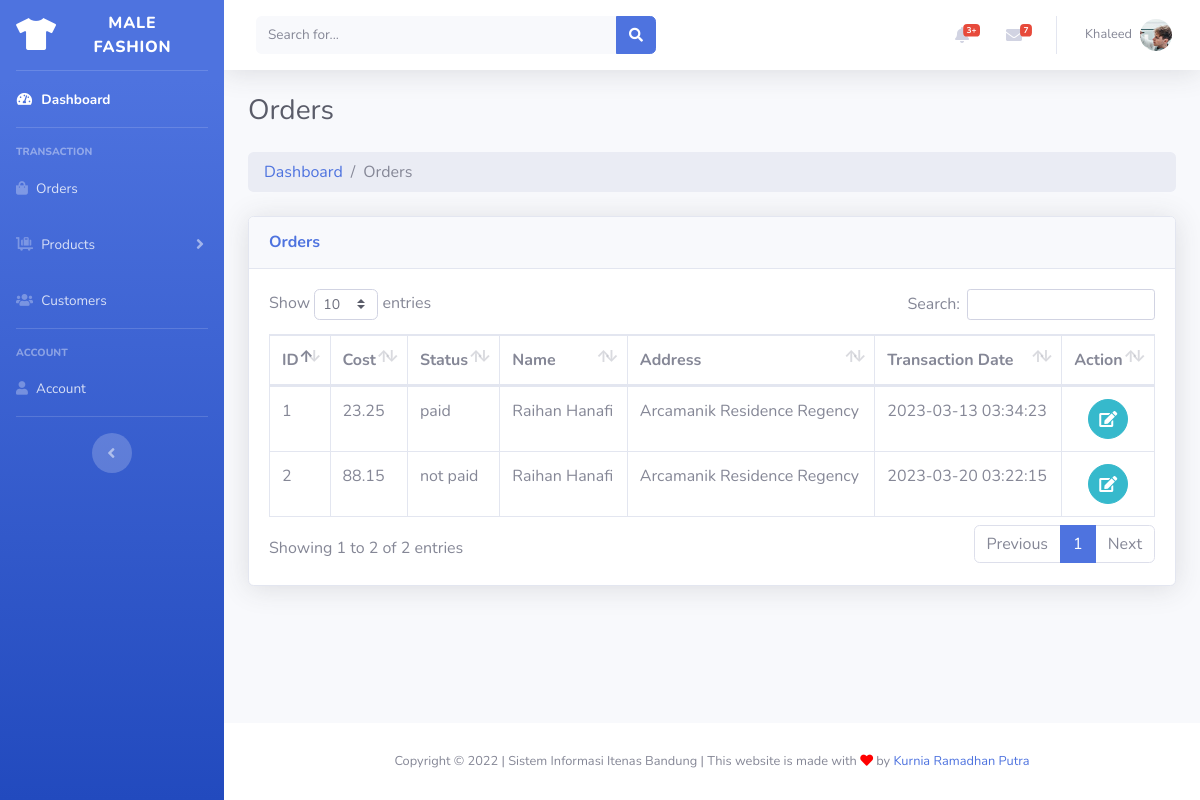
The app's page /admin/orders.php (signed in) with its own data.
### tables this page shows
CREATE TABLE IF NOT EXISTS `orders` (
  `order_id` int(11) NOT NULL AUTO_INCREMENT,
  `order_cost` decimal(10,2) NOT NULL,
  `order_status` varchar(100) NOT NULL DEFAULT 'on_hold',
  `user_id` int(11) NOT NULL,
  `user_phone` varchar(15) NOT NULL,
  `user_city` varchar(255) NOT NULL,
  `user_address` varchar(255) NOT NULL,
  `order_date` datetime NOT NULL DEFAULT current_timestamp(),
  PRIMARY KEY (`order_id`)
);

CREATE TABLE IF NOT EXISTS `users` (
  `user_id` int(11) NOT NULL,
  `user_name` varchar(100) NOT NULL,
  `user_email` varchar(100) NOT NULL,
  `user_password` varchar(100) NOT NULL,
  `user_phone` varchar(20) DEFAULT NULL,
  `user_address` varchar(255) DEFAULT NULL,
  `user_city` varchar(100) DEFAULT NULL,
  `user_photo` varchar(255) DEFAULT NULL
);

### admin/orders.php (the view, shortened to what this page needs)
<?php include('layouts/header.php'); ?>
<?php
$query_orders = "SELECT o.order_id, o.order_cost, o.order_status, u.user_name, o.user_address, o.order_date FROM `orders` o, `users` u WHERE o.user_id = u.user_id ORDER BY o.order_date DESC";
$stmt_orders = $conn->prepare($query_orders);
$stmt_orders->execute();
$orders = $stmt_orders->get_result();
?>
<div class="container-fluid">
    <h1 class="h3 mb-2 text-gray-800">Orders</h1>
    <nav class="mt-4 rounded" aria-label="breadcrumb">
        <ol class="breadcrumb px-3 py-2 rounded mb-4">
            <li class="breadcrumb-item"><a href="index.php">Dashboard</a></li>
            <li class="breadcrumb-item active">Orders</li>
        </ol>
    </nav>
    <div class="card shadow mb-4">
        <div class="card-header py-3">
            <h6 class="m-0 font-weight-bold text-primary">Orders</h6>
        </div>
        <div class="card-body">
            <div class="table-responsive">
                <table class="table table-bordered" id="dataTable" width="100%" cellspacing="0">
                    <thead>
                        <tr>
                            <th>ID</th>
                            <th>Cost</th>
                            <th>Status</th>
                            <th>Name</th>
                            <th>Address</th>
                            <th>Transaction Date</th>
                            <th>Action</th>
                        </tr>
                    </thead>
                    <tbody>
                        <?php foreach($orders as $order) { ?>
                            <tr>
                                <td><?php echo $order['order_id']; ?></td>
                                <td><?php echo $order['order_cost']; ?></td>
                                <td><?php echo $order['order_status']; ?></td>
                                <td><?php echo $order['user_name']; ?></td>
                                <td><?php echo $order['user_address']; ?></td>
                                <td><?php echo $order['order_date']; ?></td>
                                <td class="text-center">
                                    <a href="edit_order.php?order_id=<?php echo $order['order_id']; ?>" class="btn btn-info btn-circle">
                                        <i class="fas fa-edit"></i>
                                    </a>
                                </td>
                            </tr>
                        <?php } ?>
                    </tbody>
                </table>
            </div>
        </div>
    </div>
</div>
</div>
<?php include('layouts/footer.php'); ?>

### records on screen
orders: order_id "2", order_cost "88.15", order_status "not paid", user.user_name "Raihan Hanafi", user_address "Arcamanik Residence Regency", order_date "2023-03-20 03:22:15"
orders: order_id "1", order_cost "23.25", order_status "paid", user.user_name "Raihan Hanafi", user_address "Arcamanik Residence Regency", order_date "2023-03-13 03:34:23"

### other values on screen
$_SESSION['admin_name'] "Khaleed"
